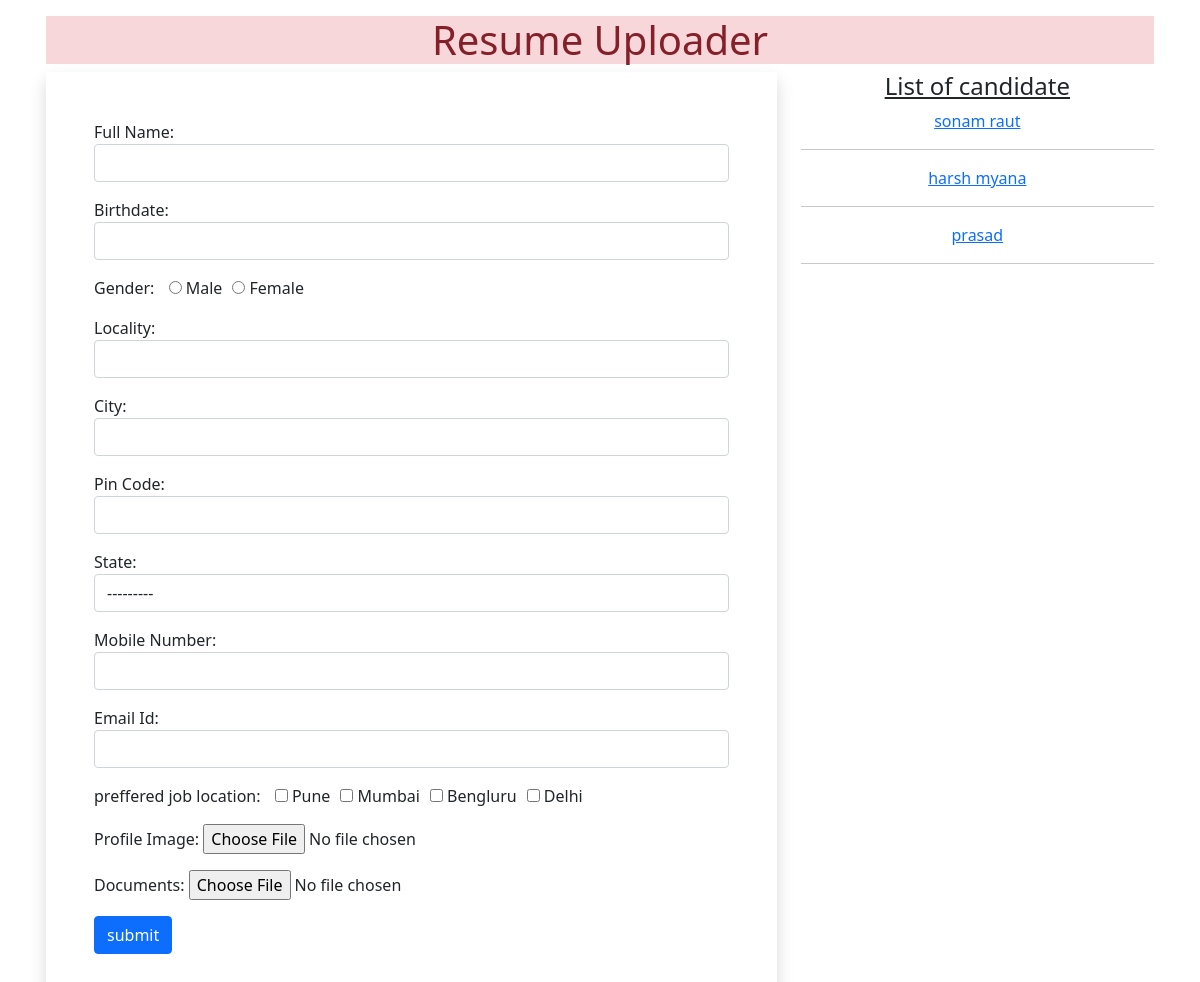
The page / on the database its author committed.
### resume/models.py (models this page shows)
class Resume(models.Model):
    name=models.CharField(max_length=80)
    date=models.DateField(auto_now=False, auto_now_add=False)
    gender=models.CharField(max_length=80)
    locality=models.CharField(max_length=80)
    city=models.CharField(max_length=80)
    pin=models.PositiveIntegerField()
    state=models.CharField(choices=STATE_CHOICE,max_length=80)
    mobile=models.PositiveIntegerField()
    email=models.EmailField()
    job_city=models.CharField(max_length=80)
    profile_image=models.ImageField(upload_to='myimage', blank=True) # whereever using imagrfield we have to install pillow package
    my_file=models.FileField(upload_to='doc',blank=True)

### resume/views.py (the view, shortened to what this page needs)
# urls.py: path('', views.HomeView.as_view(),name='home'),
class HomeView(View):
    def get(self,request):
        form=ResumeForm()
        candidates=Resume.objects.all()
        return render(request,'resume/home.html',{'candidates':candidates, 'form':form})

### resume/forms.py
class ResumeForm(forms.ModelForm):
    gender=forms.ChoiceField(choices=GENDER_CHOICES, widget=forms.RadioSelect)
    job_city=forms.MultipleChoiceField(choices=JOB_CITY_CHOICES,label='preffered job location', widget=forms.CheckboxSelectMultiple)
    class Meta:
        model=Resume
        fields=['id','name','date','gender','locality','city','pin','state','mobile','email','job_city','profile_image','my_file']
        labels={'name':'Full Name','date':'Birthdate','pin':'Pin Code','mobile':'Mobile Number','profile_image':'Profile Image','my_file':'Documents','email':'Email Id'}
        widgets={
            'name':forms.TextInput(attrs={'class':'form-control'}),
            'date':forms.DateInput(attrs={'class':'form-control','id':'datepicker'}),
            'locality':forms.TextInput(attrs={'class':'form-control'}),
            'city':forms.TextInput(attrs={'class':'form-control'}),
            'pin':forms.NumberInput(attrs={'class':'form-control'}),
            'state':forms.Select(attrs={'class':'form-control'}),
            'mobile':forms.NumberInput(attrs={'class':'form-control'}),
            'email':forms.EmailInput(attrs={'class':'form-control'}),
        }

### resume/templates/resume/home.html (shortened to what this page needs)
<!doctype html>
{% load static %}
<html lang="en">
  <head>
    <link href="https://cdn.jsdelivr.net/npm/bootstrap@5.0.2/dist/css/bootstrap.min.css" rel="stylesheet">
    <link rel="stylesheet" href="//code.jquery.com/ui/1.13.2/themes/base/jquery-ui.css">
    <link rel="stylesheet" href="{% static 'resume/css/style.css' %}">
  </head>
  <body>
    <div class="container mb-5 p-3">
        <h1 class="alert-danger text-center">Resume Uploader</h1>
        <div class="row">
            <div class="col-sm-8">
                <form action="" method="post" enctype="multipart/form-data" class="shadow p-5">
                    {% for fm in form %}
                        <div class="form-group mb-3">
                            {{fm.label_tag}} {{fm}} <small class="text-danger">{{fm.error|striptags}}</small>
                        </div>
                    {% endfor %}
                    <input type="submit" value="submit" class="btn btn-primary">
                </form>
            </div>
            <div class="col-sm-4 text-center">
                <h4><u>List of candidate</u></h4>
                {% for candidate in candidates %}
                <a href="{% url 'candidate' candidate.id %}">{{candidate.name}}</a>
                <hr>
                {% endfor %}
            </div>
        </div>
    </div>
  </body>
</html>

### resume/static/resume/css/style.css (style rules this page uses)
#id_gender, #id_job_city { display: inline-flex; }
#id_gender> div { padding-left: 10px; }
#id_job_city> div { padding-left: 10px; }

### rows shown on the page
Resume: name "sonam raut"
Resume: name "harsh myana"
Resume: name "prasad"

### other values the page prints
{{ fm.label_tag }} "Full Name:" "Birthdate:" "Gender:" "Locality:" "City:" "Pin Code:" "State:" "Mobile Number:" "Email Id:" "preffered job location:" "Profile Image:" "Documents:"
